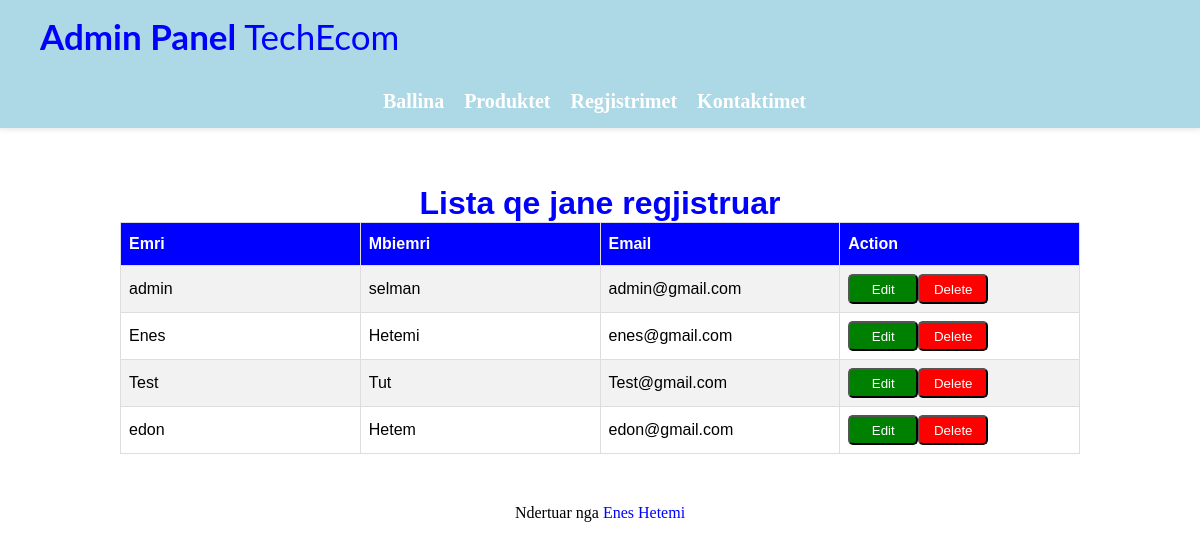
The page /Admin/registerAdmin.php on the database its author committed.
### tables this page shows
CREATE TABLE `register` (
  `id` int(11) NOT NULL,
  `name` varchar(255) NOT NULL,
  `lname` varchar(255) NOT NULL,
  `email` varchar(255) NOT NULL,
  `password` varchar(255) NOT NULL,
  `passwordC` varchar(255) NOT NULL,
  `role` varchar(255) NOT NULL
);

### classes/database.class.php (called while the page is built)
<?php
class db{
  private $host = 'localhost';
  private $dbname = 'techecome';
  private $username = 'root';
  private $password = '';
  public function getConn(){
    try{
      $pdo = new PDO("mysql:host=$this->host;dbname=$this->dbname","$this->username", "$this->password");
      $pdo->setAttribute(PDO::ATTR_ERRMODE,PDO::ERRMODE_EXCEPTION);
    }catch (PDOException $e){
       echo $e->getMessage();
       return null;
    }
    return $pdo;
  }
}
?>

### classes/registerAdmin.class.php (the view, shortened to what this page needs)
<?php
class RegisterAdmin{
    private $registers;
    public function fetchRegisters(){
        $this->conn = new db();
        $this->query = $this->conn->getConn()->query('SELECT * FROM register');
        $this->registers = $this->query->fetchAll();
    }
    public function echoRegister(){
        foreach($this->registers as $register){
            $id = $register['id'];
            echo"
            <tr>
              <td>{$register['name']}</td>
              <td>{$register['lname']}</td>
              <td>{$register['email']}</td>
              <td><a href='../Admin/editRegisterAdmin.php?id={$id}'><button class='edit'>Edit</button></a><a href='../action/delete.registerAdmin.php?id={$id}'><button class='delete'>Delete</button></a></td>
            </tr>";
        }
    }
}
?>

### css/navbar.css (style rules this page uses)
* { margin: 0; padding: 0; }

### Admin/registerAdmin.php (style rules this page uses)
.class td, .class th { border: 1px solid #ddd; padding: 8px; width: 25%; }
.class tr:nth-child(even) { background-color: #f2f2f2; }
.edit { background-color: green; color: white; border-radius: 5px; cursor: pointer; width: 70px; height: 30px; }
.delete { background-color: red; color: white; border-radius: 5px; cursor: pointer; width: 70px; height: 30px; }

### rows shown on the page
register: name "admin", lname "selman", email "admin@gmail.com"
register: name "Enes", lname "Hetemi", email "enes@gmail.com"
register: name "Test", lname "Tut", email "Test@gmail.com"
register: name "edon", lname "Hetem", email "edon@gmail.com"
